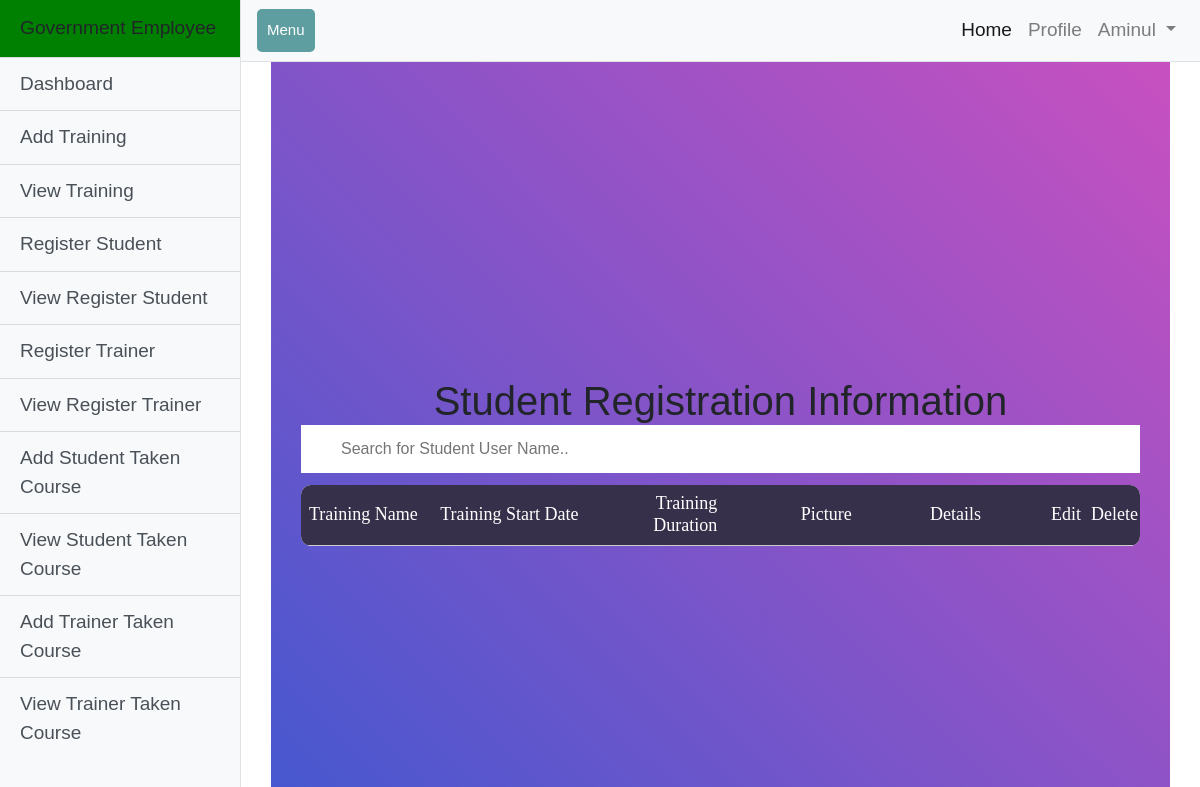
Page /GovernmentEmployee/viewTraining/ (signed in) on the earlier database version.
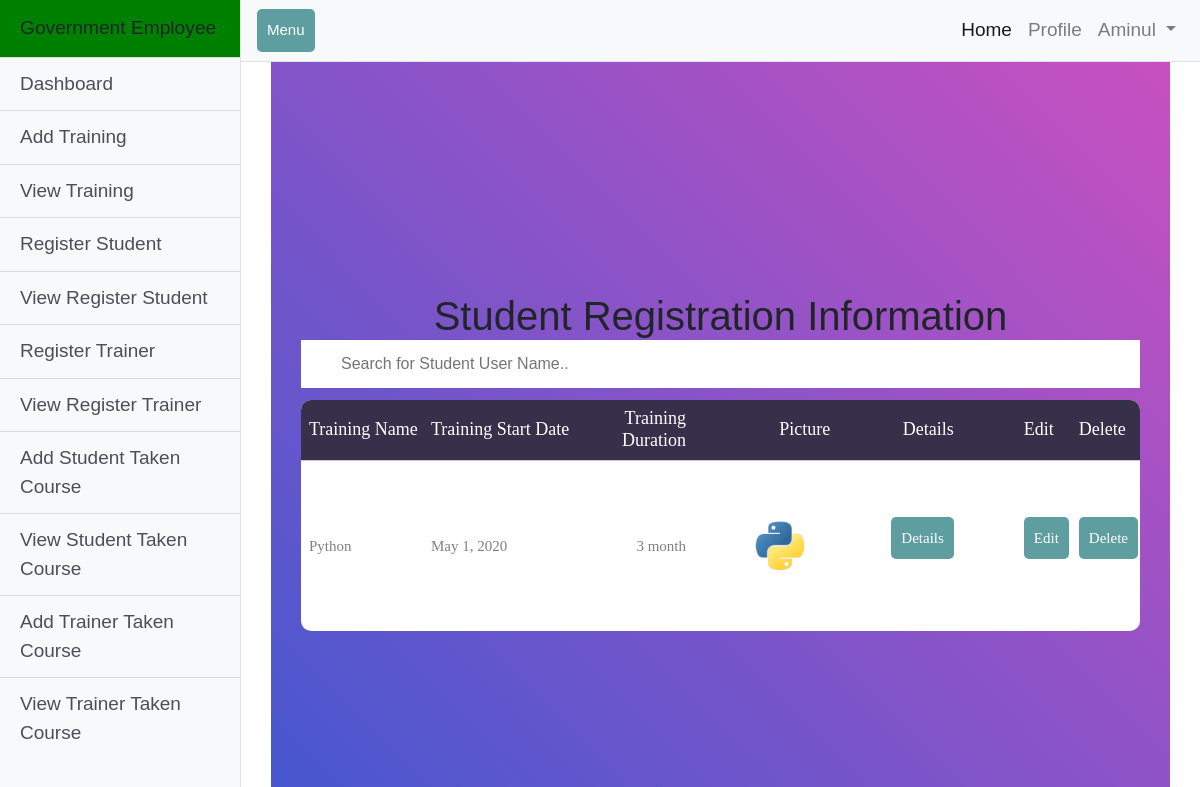
Same page on the later database version.
### users/models.py (models this page shows, shortened)
class User(AbstractUser):
    is_governmentEmployee = models.BooleanField(default=False)
    is_trainer = models.BooleanField(default=False)
    is_student = models.BooleanField(default=False)
    MinistryName = models.ForeignKey(Ministry, on_delete=models.CASCADE, null=True, blank=True)
    phone_number = models.CharField(max_length=12, null=True, blank=True)
    Address = models.CharField(max_length=120, null=True, blank=True)
    image = models.ImageField(default='default.jpg', upload_to='profile_pics')

### GovernmentEmployee/models.py (models this page shows, shortened)
class Training(models.Model):
    TrainingCode = models.IntegerField(help_text='please enter a number ')
    TrainingName = models.CharField(max_length=150)
    TrainingStartDate = models.DateField()
    TrainingDuration = models.CharField(max_length=15, help_text='6 months')
    picture = models.ImageField(default='default.jpg', upload_to='Training_Pic/')
    username = models.ForeignKey(settings.AUTH_USER_MODEL, on_delete=models.CASCADE, null=True, blank=True)
    date_posted = models.DateTimeField(default=timezone.now)
    class Meta:
        db_table = "training"

### GovernmentEmployee/views.py (the view)
# urls.py: path('viewTraining/', viewTrainingList.as_view(), name='viewTraining'),
class viewTrainingList(ListView):
    model = Training
    template_name = 'GovernmentEmployee/TrainingView.html'
    context_object_name = 'object_list'
    ordering = ['-date_posted']
    paginate_by = 5

### GovernmentEmployee/templates/GovernmentEmployee/TrainingView.html (shortened to what this page needs)
{% extends 'GovernmentEmployee/GovernmentEmployeeNavbar.html' %}
{% load static %}
{% load crispy_forms_tags %}
{% block content %}
<link rel="stylesheet" href="{% static 'GovernmentEmployee/css/style.css' %}"/>
<link rel="stylesheet" type="text/css" href="{% static 'GovernmentEmployee/css/util.css' %}">
<link rel="stylesheet" type="text/css" href="{% static 'GovernmentEmployee/css/main.css' %}">
<div class="container-fluid">
	<div class="limiter">
		<div class="container-table100">
			<div class="wrap-table100">
				<div class="table100">
                    <h1 align="center">Student Registration Information</h1>
                    <input type="text" id="myInput" onkeyup="myFunction()" placeholder="Search for Student User Name.." title="Type in a name">
					<table id="myTable">
						<thead>
							<tr class="table100-head">
                                    <th  class="column2">Training Name</th>
                                    <th  class="column3">Training Start Date</th>
                                    <th  class="column4">Training Duration</th>
                                    <th  class="column5" >Picture</th>
                                    <th  class="column6">Details</th>
                                    <th  class="column7">Edit</th>
                                    <th  class="column8">Delete</th>
							</tr>
						</thead>
						<tbody>
                            {% for book in object_list %}
                                  {% if book.username == user %}
                                            <tr>
                                                <td class="column2">{{ book.TrainingName }}</td>
                                                <td class="column3">{{book.TrainingStartDate}}</td>
                                                <td class="column4">{{book.TrainingDuration}}</td>
                                                <td class="column5">
                                                     <div class="col-10 mx-auto col-md-6 py-5">
                                                            <img src="{{ book.picture.url }}" style="max-height: 70px" alt="">
                                                     </div>
                                                </td>
                                                 <td class="column6">
                                                     <div class="form-group">
                                                         <a class="btn btn-primary" href="../detailsTraining/{{ book.id }}" role="button">Details</a>
                                                     </div>
                                                 </td>
                                                <td class="column7">
                                                    <div class="form-group">
                                                     <a href="../editTraining/{{book.id}}" class="btn btn-warning" id = '{{book.id}}'>Edit</a>
                                                    </div>
                                                </td>
                                                <td class="column8">
                                                    <div class="form-group">
                                                         <a href="../deleteTraining/{{book.id}}" class="btn btn-danger" >Delete</a>
                                                    </div>
                                                </td>
                                            </tr>
                                  {% endif %}
                             {% endfor %}
						</tbody>
					</table>
				</div>
			</div>
		</div>
	</div>
</div>
{% endblock %}

### GovernmentEmployee/templates/GovernmentEmployee/GovernmentEmployeeNavbar.html (shortened to what this page needs)
<html lang="en">
<head>
  <link href="{% static 'GovernmentEmployee/vendor/bootstrap/css/bootstrap.min.css' %}" rel="stylesheet">
  <link href="{% static 'GovernmentEmployee/css/simple-sidebar.css' %}" rel="stylesheet">
</head>
<body>
  <div class="d-flex" id="wrapper">
    <div class="bg-light border-right" id="sidebar-wrapper">
      <div class="sidebar-heading" style="background-color:rgb(0, 128, 0);">Government Employee </div>
      <div class="list-group list-group-flush">
        <a href="{% url 'GovernmentEmployeeHome' %}" class="list-group-item list-group-item-action bg-light">Dashboard</a>
        <a href="{% url 'addTraining' %}" class="list-group-item list-group-item-action bg-light">Add Training</a>
        <a href="{% url 'viewTraining'%}" class="list-group-item list-group-item-action bg-light">View Training</a>
        <a href="{% url 'registerStudent' %}" class="list-group-item list-group-item-action bg-light">Register Student</a>
        <a href="{% url 'StudentRegisterView' %}" class="list-group-item list-group-item-action bg-light">View Register Student</a>
        <a href="{% url 'registerTrainer' %}" class="list-group-item list-group-item-action bg-light">Register Trainer</a>
        <a href="{% url 'viewRegisterTrainer' %}" class="list-group-item list-group-item-action bg-light">View Register Trainer</a>
        <a href="{% url 'addStudentTakenCourse' %}" class="list-group-item list-group-item-action bg-light">Add Student Taken Course</a>
        <a href="{% url 'StudentTakenCourseView'%}" class="list-group-item list-group-item-action bg-light">View Student Taken Course</a>
          <a href="{% url 'addTrainerTakenCourse' %}" class="list-group-item list-group-item-action bg-light">Add Trainer Taken Course</a>
        <a href="{% url 'ViewTrainerTakenCourse'%}" class="list-group-item list-group-item-action bg-light">View Trainer Taken Course</a>
      </div>
    </div>
    <div id="page-content-wrapper">
      <nav class="navbar navbar-expand-lg navbar-light bg-light border-bottom">
        <button class="btn btn-primary" id="menu-toggle">Menu</button>
        <div class="collapse navbar-collapse" id="navbarSupportedContent">
          <ul class="navbar-nav ml-auto mt-2 mt-lg-0">
            <li class="nav-item active">
              <a class="nav-link" href="{% url 'BaseHome' %}">Home <span class="sr-only">(current)</span></a>
            </li>
            <li class="nav-item">
              <a class="nav-link" href="{% url 'GovernmentEmployeeProfile' %}">Profile</a>
            </li>
            <li class="nav-item dropdown">
              <a class="nav-link dropdown-toggle" href="#" id="navbarDropdown" role="button" data-toggle="dropdown" aria-haspopup="true" aria-expanded="false">
               {% if user.is_authenticated %}
                 {{ user.username }}
               {% endif %}
              </a>
            </li>
          </ul>
        </div>
      </nav>
        <div class="container-fluid">
            {% block content %}{% endblock %}
        </div>
    </div>
  </div>
</body>
</html>

### GovernmentEmployee/static/GovernmentEmployee/css/simple-sidebar.css (style rules this page uses)
body { overflow-x: hidden; }
#sidebar-wrapper { min-height: 100vh; margin-left: -15rem; -webkit-transition: margin .25s ease-out; -moz-transition: margin .25s ease-out; -o-transition: margin .25s ease-out; transition: margin .25s ease-out; }
#sidebar-wrapper .sidebar-heading { padding: 0.875rem 1.25rem; font-size: 1.2rem; }
#sidebar-wrapper .list-group { width: 15rem; }
#page-content-wrapper { min-width: 100vw; }
@media (min-width: 768px) { #sidebar-wrapper { margin-left: 0; } }
@media (min-width: 768px) { #page-content-wrapper { min-width: 0; width: 100%; } }

### GovernmentEmployee/static/GovernmentEmployee/css/style.css (style rules this page uses)
body { font-size: 19px; }
table { width: 50%; margin: 30px auto; border-collapse: collapse; text-align: left; }
tr { border-bottom: 1px solid #cbcbcb; }
th, td { border: none; height: 30px; padding: 2px; }
.btn { padding: 10px; font-size: 15px; color: white; background: #5F9EA0; border: none; border-radius: 5px; }

### GovernmentEmployee/static/GovernmentEmployee/css/main.css (style rules this page uses)
* { margin: 0px; padding: 0px; box-sizing: border-box; }
body, html { height: 100%; font-family: sans-serif; }
a { margin: 0px; transition: all 0.4s; -webkit-transition: all 0.4s; -o-transition: all 0.4s; -moz-transition: all 0.4s; }
h1,h2,h3,h4,h5,h6 { margin: 0px; }
ul, li { margin: 0px; list-style-type: none; }
input { display: block; outline: none; border: none !important; }
button { outline: none !important; border: none; background: transparent; }
.limiter { width: 100%; margin: 0 auto; }
.container-table100 { width: 100%; min-height: 100vh; background: #c850c0; background: -webkit-linear-gradient(45deg, #4158d0, #c850c0); background: -o-linear-gradient(45deg, #4158d0, #c850c0); background: -moz-linear-gradient(45deg, #4158d0, #c850c0); background: linear-gradient(45deg, #4158d0, #c850c0); display: -webkit-box; display: -webkit-flex; display: -moz-box; display: -ms-flexbox; display: flex; align-items: center; justify-content: center; flex-wrap: wrap; padding: 33px 30px; }
.wrap-table100 { width: 1170px; }
table { border-spacing: 1; border-collapse: collapse; background: white; border-radius: 10px; overflow: hidden; width: 100%; margin: 0 auto; position: relative; }
table * { position: relative; }
table td, table th { padding-left: 8px; }
table thead tr { height: 60px; background: #36304a; }
table tbody tr { height: 50px; }
table tbody tr:last-child { border: 0; }
table td, table th { text-align: left; }
.table100-head th { font-family: OpenSans-Regular; font-size: 18px; color: #fff; line-height: 1.2; font-weight: unset; }
tbody tr { font-family: OpenSans-Regular; font-size: 15px; color: #808080; line-height: 1.2; font-weight: unset; }
.column2 { width: 160px; }
.column3 { width: 245px; }
.column4 { width: 110px; text-align: right; }
.column5 { width: 170px; text-align: right; }
.column6 { width: 222px; text-align: right; padding-right: 62px; }

### GovernmentEmployee/templates/GovernmentEmployee/TrainingView.html (style rules this page uses)
#myInput {  background-position: 10px 10px; background-repeat: no-repeat; width: 100%; font-size: 16px; padding: 12px 20px 12px 40px; border: 1px solid #ddd; margin-bottom: 12px; }

Differences in the rows shown:
added Training: TrainingName "Python", TrainingStartDate "May 1, 2020", TrainingDuration "3 month", picture (picture)
